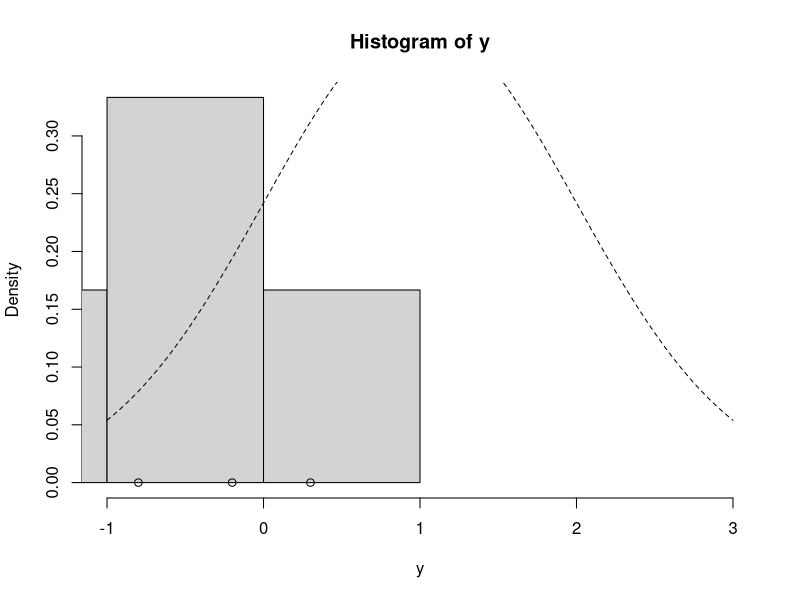
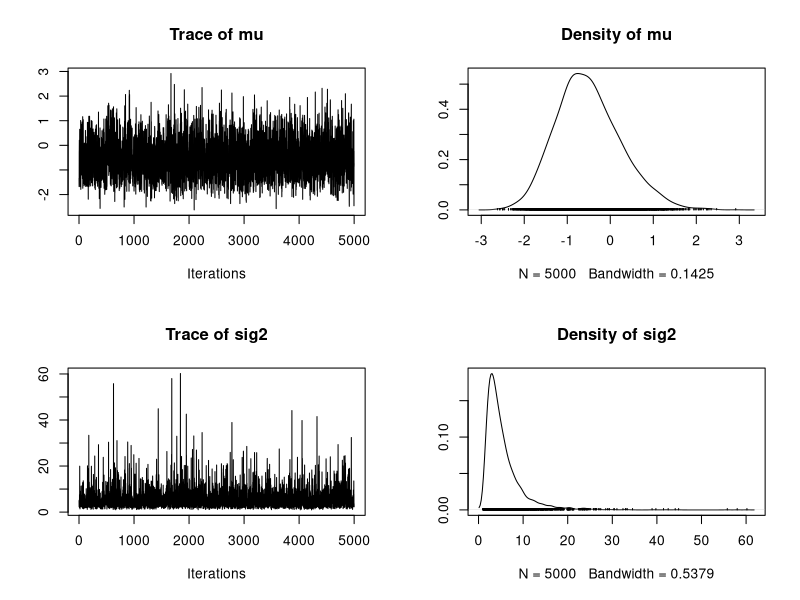

The R script that drew these images, in order:
#Gibbs sample:
# y|mu,sig^2~N(mu,sig^2)
# mu~N(mu0,sig0^2)
# sig^2~IG(v0,beta0)

# full conditional for mu given phi^2
update_mu = function(n, ybar, sig2, mu_0, sig2_0) {
  sig2_1 = 1.0 / (n / sig2 + 1.0 / sig2_0)
  mu_1 = sig2_1 * (n * ybar / sig2 + mu_0 / sig2_0)
  rnorm(n=1, mean=mu_1, sd=sqrt(sig2_1))
}
#full conditional for sig^2 given mu
update_sig2 = function(n, y, mu, nu_0, beta_0) {
  nu_1 = nu_0 + n / 2.0
  sumsq = sum( (y - mu)^2 ) # vectorized
  beta_1 = beta_0 + sumsq / 2.0
  out_gamma = rgamma(n=1, shape=nu_1, rate=beta_1) # rate for gamma is shape for inv-gamma
  1.0 / out_gamma # reciprocal of a gamma random variable is distributed inv-gamma
}
#With these full conditions, we can write the Gibbs sampling:
gibbs = function(y, n_iter, init, prior) {
  ybar = mean(y)
  n = length(y)
  
  ## initialize
  mu_out = numeric(n_iter)
  sig2_out = numeric(n_iter)
  
  mu_now = init$mu

  ## Gibbs sampler
  for (i in 1:n_iter) {
    sig2_now = update_sig2(n=n, y=y, mu=mu_now, nu_0=prior$nu_0, beta_0=prior$beta_0)
    mu_now = update_mu(n=n, ybar=ybar, sig2=sig2_now, mu_0=prior$mu_0, sig2_0=prior$sig2_0)
    
    sig2_out[i] = sig2_now
    mu_out[i] = mu_now
  }
  
  cbind(mu=mu_out, sig2=sig2_out)
}

## set up the problem 
#y = c(1.2, 1.4, -0.5, 0.3, 0.9, 2.3, 1.0, 0.1, 1.3, 1.9)
y = c(-0.2, -1.5, -5.3, 0.3, -0.8, -2.2)
ybar = mean(y)
n = length(y)

## prior
prior = list()
prior$mu_0 = 1.0
prior$sig2_0 = 1.0
prior$n_0 = 2.0 # prior effective sample size for sig2; two effective data points in the prior
prior$s2_0 = 1.0 # prior point estimate for sig2: prior guess for sigma squared will be 1. 
#parameterization of the inverse gamma distribution: scaled inverse chi square distribution
#the two parameters are n_0 and s2_0. 
prior$nu_0 = prior$n_0 / 2.0 # prior parameter for inverse-gamma
prior$beta_0 = prior$n_0 * prior$s2_0 / 2.0 # prior parameter for inverse-gamma

# draw sample data graphs
hist(y, freq=FALSE, xlim=c(-1.0, 3.0)) # histogram of the data
curve(dnorm(x=x, mean=prior$mu_0, sd=sqrt(prior$sig2_0)), lty=2, add=TRUE) # prior for mu
points(y, rep(0,n), pch=1) # individual data points
points(ybar, 0, pch=19) # sample mean
#######################################################
#initialize and run the sampler
set.seed(53)

init = list()
init$mu = 0.0

post = gibbs(y=y, n_iter=5e3, init=init, prior=prior)
head(post)
#plot the posterior distributions as an mcmc object. 
library("coda")
plot(as.mcmc(post))
summary(as.mcmc(post))
#As with the Metropolis-Hastings example, these chains appear to have converged.
